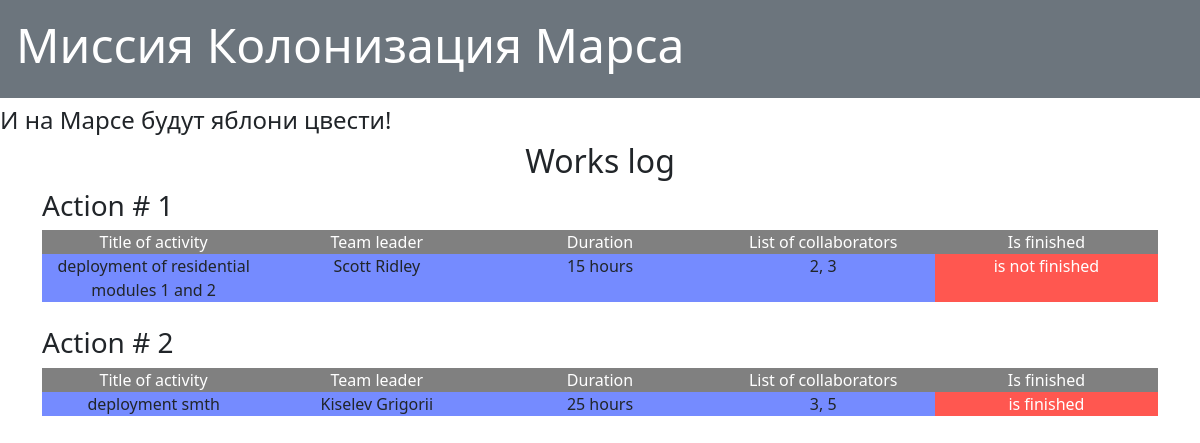
The page / on the database its author committed.
### data/jobs.py (models this page shows)
class Jobs(SqlAlchemyBase):
    __tablename__ = 'jobs'
    id = sqlalchemy.Column(sqlalchemy.Integer,
                           primary_key=True, autoincrement=True)
    job = sqlalchemy.Column(sqlalchemy.String, nullable=True)
    work_size = sqlalchemy.Column(sqlalchemy.Integer)
    collaborators = sqlalchemy.Column(sqlalchemy.String, nullable=True)
    start_date = sqlalchemy.Column(sqlalchemy.DateTime,
                                   default=datetime.datetime.now)
    finish_date = sqlalchemy.Column(sqlalchemy.DateTime,
                                    default=datetime.datetime.now)
    is_finished = sqlalchemy.Column(sqlalchemy.Boolean)
    team_leader = sqlalchemy.Column(sqlalchemy.Integer,
                                    sqlalchemy.ForeignKey("users.id"))
    user = orm.relation('User')

### main.py (the view)
@app.route('/')
def index():
    db_session.global_init("db/mars.db")
    db_sess = db_session.create_session()
    jobs = db_sess.query(Jobs).all()
    res = []
    for job in jobs:
        leader = db_sess.query(User).filter(User.id == job.team_leader).first()
        leader = f"{leader.surname} {leader.name}"
        is_fin = job.is_finished
        if is_fin:
            is_fin = 'is finished'
        else:
            is_fin = 'is not finished'
        res.append([f"Action # {job.id}", job.job, leader, f"{job.work_size} hours", job.collaborators, is_fin])
    return render_template('jobs.html', jobs=res)

### data/db_session.py (called while the page is built, shortened)
def global_init(db_file):
    global __factory
    if __factory:
        return

def create_session() -> Session:
    global __factory
    return __factory()

### templates/jobs.html
{% extends "base.html" %}
{% block content %}
<h2 style="text-align: center">Works log</h2>
{% for item in jobs%}
    <h3>{{item[0]}}</h3>
    <div class="container">
      <div class="row head-table">
        <div class="col">
          Title of activity
        </div>
        <div class="col">
          Team leader
        </div>
        <div class="col">
          Duration
        </div>
        <div class="col">
          List of collaborators
        </div>
        <div class="col">
          Is finished
        </div>
      </div>
      <div class="row">
        <div class="col col1">
            {{item[1]}}
        </div>
        <div class="col col1">
            {{item[2]}}
        </div>
        <div class="col col1">
            {{item[3]}}
        </div>
        <div class="col col1">
            {{item[4]}}
        </div>
        <div class="col col2">
            {{item[5]}}
        </div>
      </div>
    <br>
    </div>
{% endfor %}
{% endblock %}

### templates/base.html (shortened to what this page needs)
<!DOCTYPE html>
<html lang="ru">
<head>
    <link rel="stylesheet" type="text/css" href="/static/css/style.css" />
    <link href="https://cdn.jsdelivr.net/npm/bootstrap@5.1.3/dist/css/bootstrap.min.css" rel="stylesheet">
</head>
<body>
    <div class="p-3 mb-2 bg-secondary text-white">
        <h1 class="display-5">Миссия Колонизация Марса</h1>
    </div>
    <h4>И на Марсе будут яблони цвести!</h4>
    <main class="container" role="main">
        {% block content %}{% endblock %}
    </main>
</body>
</html>

### static/css/style.css (style rules this page uses)
.head-table { background: grey; color: white; text-align: center; }
.col1 { text-align: center; background: #758bff; }
.col2 { text-align: center; background: #ff5750; color: white; }

### rows shown on the page
Jobs: id "Action # 1", job "deployment of residential modules 1 and 2", item "Scott Ridley", item "15 hours", collaborators "2, 3", item "is not finished"
Jobs: id "Action # 2", job "deployment smth", item "Kiselev Grigorii", item "25 hours", collaborators "3, 5", item "is finished"
